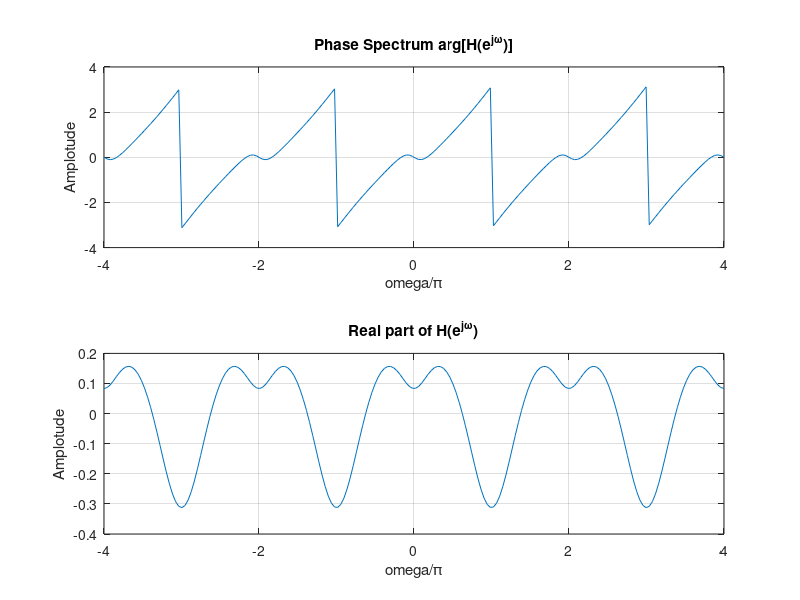

Recreate this plot in MATLAB.
clf;

% Cho hệ sau: y(n) - 2y(n-1) - 15y(n-2) = 2x(n) - 3x(n-1)
% a. Tính H(z);
% b. zplane, xác định giá trị
% c. Tìm h(n) khi hệ nhân quả;
% d. Tính DTFT tại 200 điểm;
% Giải:

num = [2 -3 0];
den = [1 2 -15];
% Từ num và den viết được hàm truyền đạt của hệ thống
% => h(n)= (2-3z^-1) / (1 + 2z^(-1) - 15z^(-2))

zplane(num, den)


% Dùng residuez tính điểm cực và thặng dư của điểm cực
[r,p,k] = residuez(num,den)
% r =    1.6250 0.3750
% p =    -5     3
% Từ đó ta viết được H(z) = 1,625.(1/1+5z^-1) + 0.375.(1/1-3z^-1)
% Hệ nhân quả khi ROC(miền hội tụ) nằm ngoài điểm cực xa gốc nhất là 5
% |z|>5 : h(n)= 1,625.(-5)^n.u(n) + 0,375.3^n.u(n)


w = -4*pi:8*pi/199:4*pi;
h = freqz(num, den, w);


%plot the DTFT
subplot(2,1,1)
plot(w/pi,real(h));grid;
title('Real part of H(e^{j\omega})');
xlabel('omega/\pi');
ylabel('Amplotude');

subplot(2,1,2)
plot(w/pi,real(h));grid;
title('Real part of H(e^{j\omega})');
xlabel('omega/\pi');
ylabel('Amplotude');

pause

subplot(2,1,1)
plot(w/pi,abs(h));grid;
title('Magnitude Spectrum | H(e^{j\omega}) |');
xlabel('omega/\pi');
ylabel('Amplotude');

subplot(2,1,1)
plot(w/pi,angle(h));grid;
title('Phase Spectrum arg[H(e^{j\omega})]');
xlabel('omega/\pi');
ylabel('Amplotude');
